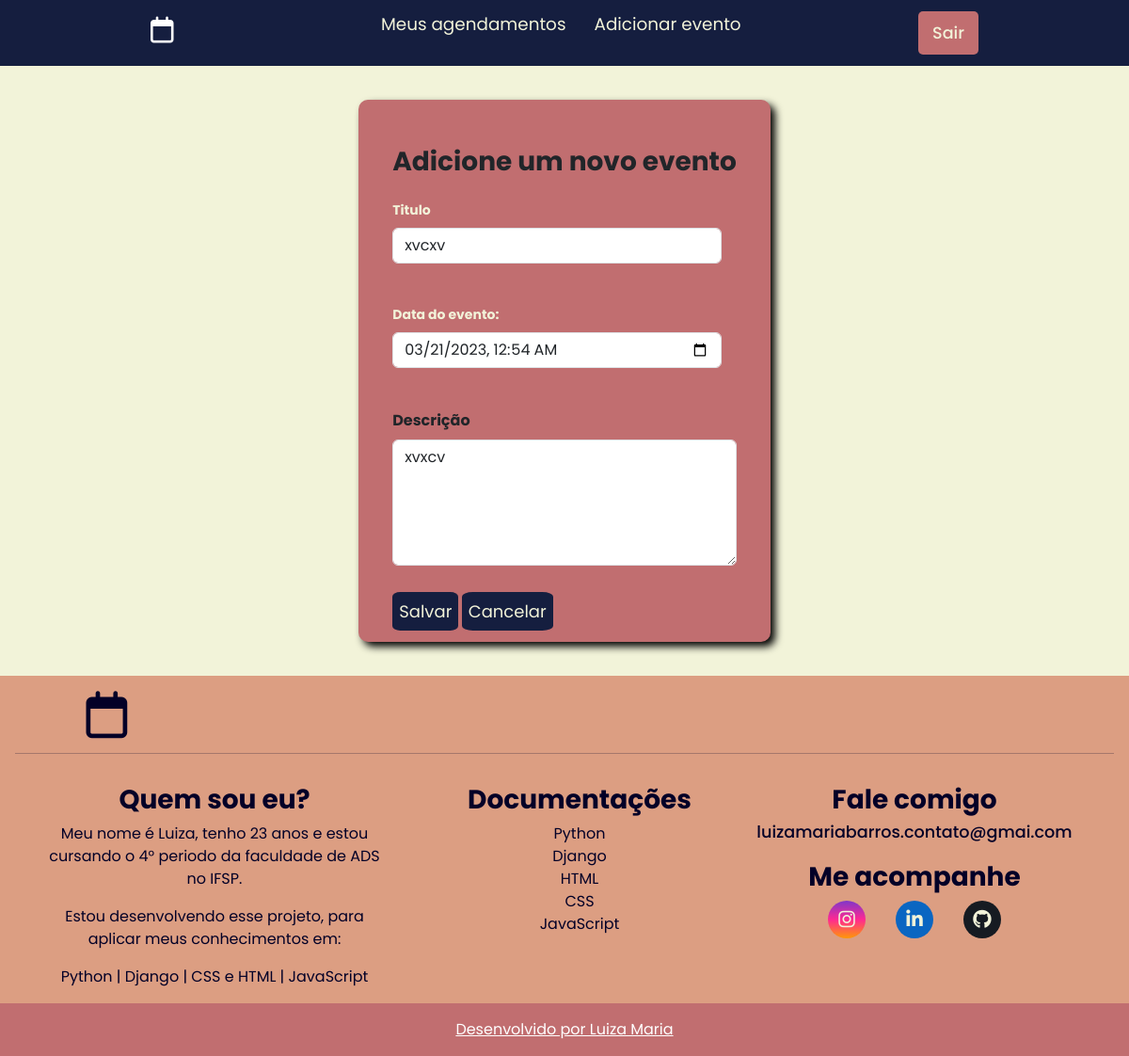
/agenda/evento/?id=17 (signed in), run on the app's committed database.
### core/models.py (models this page shows, shortened)
class Evento(models.Model):
    titulo = models.CharField(max_length=100)
    descricao = models.TextField(blank=True, null=True)
    data_evento = models.DateTimeField(verbose_name='Data do Evento')
    data_criacao = models.DateTimeField(auto_now=True,verbose_name='Data de Criação')
    usuario = models.ForeignKey(User, on_delete=models.CASCADE)
    class Meta:
        db_table = 'evento'
    def get_data_input_evento(self):
        return self.data_evento.strftime('%Y-%m-%dT%H:%M')

### core/views.py (the view)
# urls.py: path('agenda/evento/', views.evento),
@login_required(login_url='/login/')
def evento(request):
    id_evento = request.GET.get('id')
    dados = {}
    if id_evento:
        dados['evento'] = Evento.objects.get(id=id_evento)
    return render(request, 'pages/evento.html', dados)

### templates/pages/evento.html (shortened to what this page needs)
{% extends "model-page.html" %}
{% block content %}
<main id="container-event">
    <form id="form-add-event" action="submit" method="post">
        <div id="event-header">
            <h1>Adicione um novo evento </h1>
        </div>
        <div class="input-box mb-4">
        <label class="form-label">Titulo</label>
            <input type="text" name="titulo" size="23"
                   value="{{ evento.titulo }}" class="form-control">
        </div>
        <div class="input-box mb-4">
        <label class="form-label">Data do evento:</label>
            <input type="datetime-local" name="data_evento"
               value="{{ evento.get_data_input_evento }}" class="form-control">
        </div>
        <div class="mb-4">
            <label class="form-label">Descrição</label>
            <textarea name="descricao" rows="5" cols="20" class="form-control">{{ evento.descricao }}</textarea>
        </div>
        <div class="footer-event">
            <button type="submit" id="add-event-button" >Salvar</button>
            <a href="/">
            <button type="button" id="cancel-event-button">Cancelar</button>
            </a>
        </div>
    </form>
</main>
{% endblock %}

### static/css/style.css (style rules this page uses)
:root { --color-light-50: #F2F3D9; --color-rose-50: #DC9E82; --color-rose-100: #C16E70; --color-dark-50: #797984; --color-dark-100: #312d37; --color-dark-900: #000; --color-blue: #151E3F; --color-blue-100: #030027; --color-red: #ffffff; }
body { background-color: var(--color-light-50); }
label { display: block; }
input[type='submit'], label { margin-top: 1rem; }
input { max-width: 350px; }
main { display: flex; }
* { font-family: 'Poppins', sans-serif; margin: 0; padding: 0; box-sizing: border-box; }
.input-box label { font-size: 14px; color: var(--color-light-50); }
#container-event { width: 100%; background-color: var(--color-light-50); display: flex; align-items: center; justify-content: center; }
#event-header h1 { margin-top: 10%; font-weight: bold; font-size: 1.75rem; }
#form-add-event { background-color: var(--color-rose-100); margin-top: 3%; margin-bottom: 3%; display: flex; flex-direction: column; padding: 1% 3%; border-radius: 10px; gap: 10%; box-shadow: 5px 5px 8px rgba(0, 0, 0.336); height: fit-content; font-weight: bold; }
#add-event-button { border: none; background: var(--color-blue); color: var(--color-light-50); padding: 7px; font-size: 18px; border-radius: 12%; cursor: pointer; }
#cancel-event-button { border: none; background: var(--color-blue); color: var(--color-light-50); padding: 7px; font-size: 18px; border-radius: 12%; cursor: pointer; }

### data on the page
Evento: titulo "xvcxv", data_evento "03/21/2023 00:54", descricao "xvxcv"
